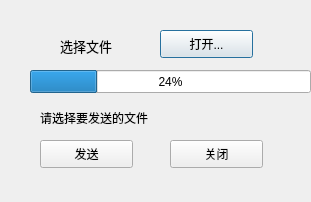
<?xml version="1.0" encoding="UTF-8"?>
<ui version="4.0">
 <class>sendfile</class>
 <widget class="QDialog" name="sendfile">
  <property name="geometry">
   <rect>
    <x>0</x>
    <y>0</y>
    <width>311</width>
    <height>202</height>
   </rect>
  </property>
  <property name="windowTitle">
   <string>Dialog</string>
  </property>
  <widget class="QLabel" name="label">
   <property name="geometry">
    <rect>
     <x>60</x>
     <y>30</y>
     <width>91</width>
     <height>31</height>
    </rect>
   </property>
   <property name="font">
    <font>
     <family>Academy Engraved LET</family>
     <pointsize>10</pointsize>
    </font>
   </property>
   <property name="text">
    <string>选择文件</string>
   </property>
  </widget>
  <widget class="QPushButton" name="sOpenBtn">
   <property name="geometry">
    <rect>
     <x>160</x>
     <y>30</y>
     <width>93</width>
     <height>28</height>
    </rect>
   </property>
   <property name="text">
    <string>打开...</string>
   </property>
  </widget>
  <widget class="QPushButton" name="sSendBtn">
   <property name="geometry">
    <rect>
     <x>40</x>
     <y>140</y>
     <width>93</width>
     <height>28</height>
    </rect>
   </property>
   <property name="text">
    <string>发送</string>
   </property>
  </widget>
  <widget class="QProgressBar" name="progressBar">
   <property name="geometry">
    <rect>
     <x>30</x>
     <y>70</y>
     <width>281</width>
     <height>23</height>
    </rect>
   </property>
   <property name="value">
    <number>24</number>
   </property>
  </widget>
  <widget class="QPushButton" name="sCloseBtn">
   <property name="geometry">
    <rect>
     <x>170</x>
     <y>140</y>
     <width>93</width>
     <height>28</height>
    </rect>
   </property>
   <property name="text">
    <string>关闭</string>
   </property>
  </widget>
  <widget class="QLabel" name="sStatuLbl">
   <property name="geometry">
    <rect>
     <x>40</x>
     <y>110</y>
     <width>201</width>
     <height>16</height>
    </rect>
   </property>
   <property name="text">
    <string>请选择要发送的文件</string>
   </property>
  </widget>
 </widget>
 <resources/>
 <connections/>
</ui>
